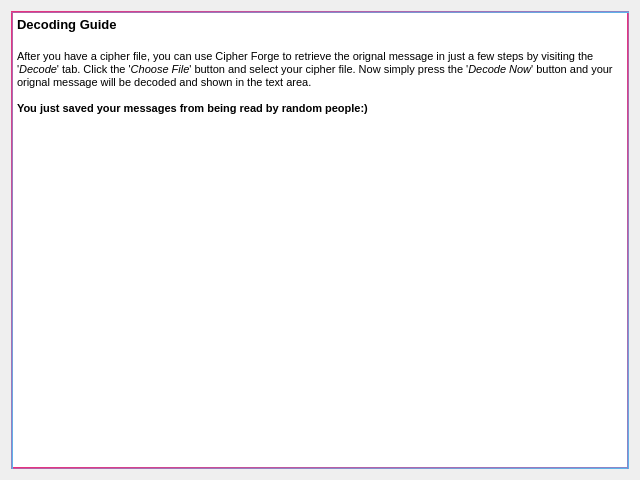
<?xml version="1.0" encoding="UTF-8"?>
<ui version="4.0">
 <class>help_decode</class>
 <widget class="QDialog" name="help_decode">
  <property name="geometry">
   <rect>
    <x>0</x>
    <y>0</y>
    <width>640</width>
    <height>480</height>
   </rect>
  </property>
  <property name="windowTitle">
   <string>Decode Guide</string>
  </property>
  <layout class="QVBoxLayout" name="verticalLayout">
   <item>
    <widget class="QTextEdit" name="textEdit">
     <property name="styleSheet">
      <string notr="true">border-color: qlineargradient(spread:pad, x1:0, y1:0, x2:1, y2:1, stop:0 rgba(255, 27, 107, 255), stop:1 rgba(69, 202, 255, 255));
border-style:solid;
border-width:2px;</string>
     </property>
     <property name="readOnly">
      <bool>true</bool>
     </property>
     <property name="html">
      <string>&lt;!DOCTYPE HTML PUBLIC &quot;-//W3C//DTD HTML 4.0//EN&quot; &quot;http://www.w3.org/TR/REC-html40/strict.dtd&quot;&gt;
&lt;html&gt;&lt;head&gt;&lt;meta name=&quot;qrichtext&quot; content=&quot;1&quot; /&gt;&lt;style type=&quot;text/css&quot;&gt;
p, li { white-space: pre-wrap; }
&lt;/style&gt;&lt;/head&gt;&lt;body style=&quot; font-family:'MS Shell Dlg 2'; font-size:7.8pt; font-weight:400; font-style:normal;&quot;&gt;
&lt;p style=&quot; margin-top:0px; margin-bottom:0px; margin-left:0px; margin-right:0px; -qt-block-indent:0; text-indent:0px;&quot;&gt;&lt;span style=&quot; font-size:10pt; font-weight:600;&quot;&gt;Decoding Guide&lt;/span&gt;&lt;/p&gt;
&lt;p style=&quot;-qt-paragraph-type:empty; margin-top:0px; margin-bottom:0px; margin-left:0px; margin-right:0px; -qt-block-indent:0; text-indent:0px; font-size:11pt; font-weight:600;&quot;&gt;&lt;br /&gt;&lt;/p&gt;
&lt;p style=&quot; margin-top:0px; margin-bottom:0px; margin-left:0px; margin-right:0px; -qt-block-indent:0; text-indent:0px;&quot;&gt;&lt;span style=&quot; font-size:8pt;&quot;&gt;After you have a cipher file, you can use Cipher Forge to retrieve the orignal message in just a few steps by visiting the '&lt;/span&gt;&lt;span style=&quot; font-size:8pt; font-style:italic;&quot;&gt;Decode&lt;/span&gt;&lt;span style=&quot; font-size:8pt;&quot;&gt;' tab. Click the '&lt;/span&gt;&lt;span style=&quot; font-size:8pt; font-style:italic;&quot;&gt;Choose File&lt;/span&gt;&lt;span style=&quot; font-size:8pt;&quot;&gt;' button and select your cipher file. Now simply press the '&lt;/span&gt;&lt;span style=&quot; font-size:8pt; font-style:italic;&quot;&gt;Decode Now&lt;/span&gt;&lt;span style=&quot; font-size:8pt;&quot;&gt;' button and your orignal message will be decoded and shown in the text area.&lt;/span&gt;&lt;/p&gt;
&lt;p style=&quot;-qt-paragraph-type:empty; margin-top:0px; margin-bottom:0px; margin-left:0px; margin-right:0px; -qt-block-indent:0; text-indent:0px; font-size:8pt;&quot;&gt;&lt;br /&gt;&lt;/p&gt;
&lt;p style=&quot; margin-top:0px; margin-bottom:0px; margin-left:0px; margin-right:0px; -qt-block-indent:0; text-indent:0px;&quot;&gt;&lt;span style=&quot; font-size:8pt; font-weight:600;&quot;&gt;You just saved your messages from being read by random people:)&lt;/span&gt;&lt;/p&gt;
&lt;h3 style=&quot;-qt-paragraph-type:empty; margin-top:14px; margin-bottom:12px; margin-left:0px; margin-right:0px; -qt-block-indent:0; text-indent:0px; font-size:6pt; font-weight:600;&quot;&gt;&lt;br /&gt;&lt;/h3&gt;&lt;/body&gt;&lt;/html&gt;</string>
     </property>
    </widget>
   </item>
  </layout>
 </widget>
 <resources/>
 <connections/>
</ui>
